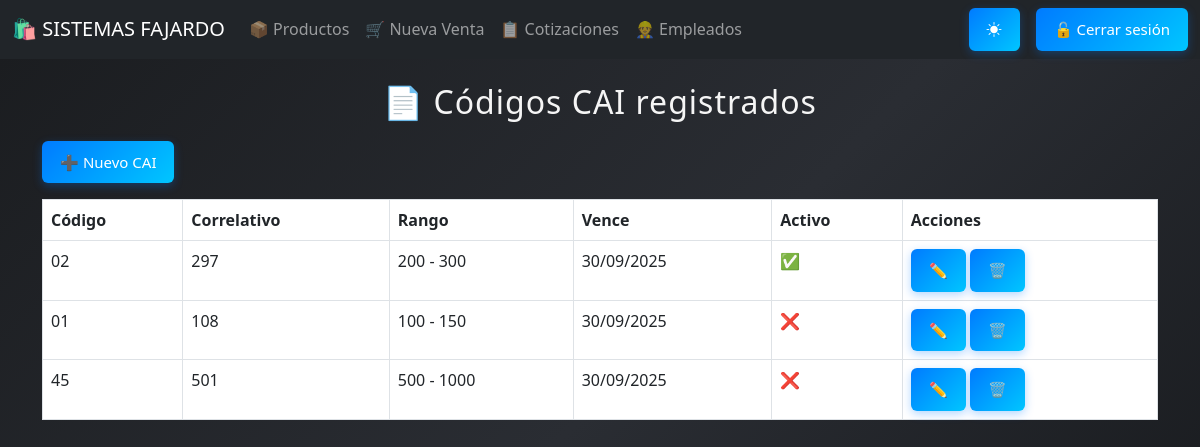
The page /cai/ (signed in) on the database as committed earlier.
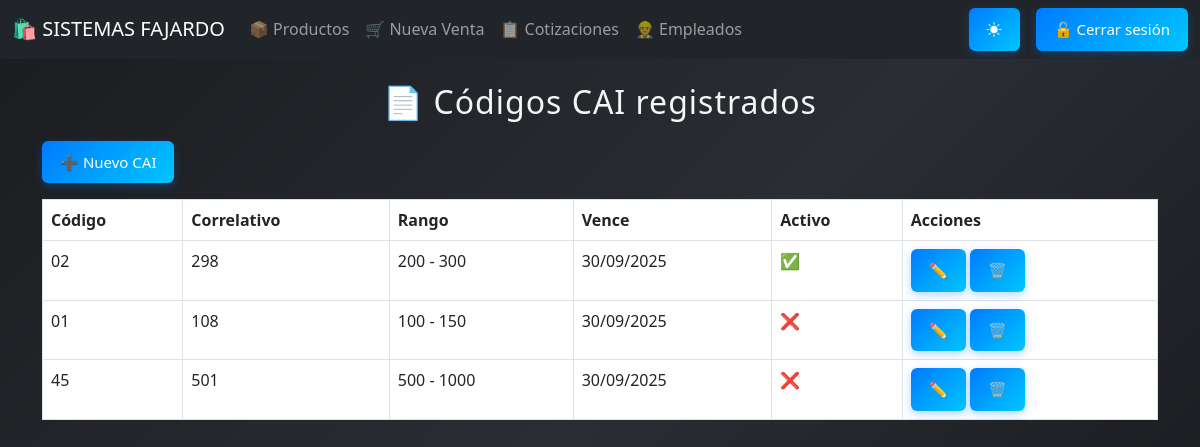
The same page on the database as committed later.
### core/models.py (models this page shows, shortened)
class Cai(models.Model):
    codigo               = models.CharField("Código CAI", max_length=50, unique=True)
    rango_inicial        = models.PositiveIntegerField("Correlativo inicial")
    rango_final          = models.PositiveIntegerField("Correlativo final")
    correlativo_actual   = models.PositiveIntegerField("Siguiente correlativo")
    fecha_limite         = models.DateField("Fecha límite de emisión")
    activo               = models.BooleanField("Activo", default=True)

### core/views.py (the view)
# urls.py: path('cai/', views.listar_cai, name='listar_cai'),
@login_required
@permission_required('core.view_cai')
def listar_cai(request):
    cais = Cai.objects.all().order_by('-activo', 'fecha_limite')
    return render(request, 'cai/listar_cai.html', {'cais': cais})

### core/templates/cai/listar_cai.html (shortened to what this page needs)
{% extends 'base.html' %}
{% block content %}
  <h2>📄 Códigos CAI registrados</h2>
  <a href="{% url 'crear_cai' %}" class="btn btn-success mb-3">➕ Nuevo CAI</a>
  <table class="table table-bordered">
    <thead>
      <tr>
        <th>Código</th>
        <th>Correlativo</th>
        <th>Rango</th>
        <th>Vence</th>
        <th>Activo</th>
        <th>Acciones</th>
      </tr>
    </thead>
    <tbody>
      {% for cai in cais %}
        <tr>
          <td>{{ cai.codigo }}</td>
          <td>{{ cai.correlativo_actual }}</td>
          <td>{{ cai.rango_inicial }} - {{ cai.rango_final }}</td>
          <td>{{ cai.fecha_limite|date:"d/m/Y" }}</td>
          <td>{{ cai.activo|yesno:"✅,❌" }}</td>
          <td>
            <a href="{% url 'editar_cai' cai.id %}" class="btn btn-sm btn-warning">✏️</a>
            <a href="{% url 'eliminar_cai' cai.id %}"
           class="btn btn-sm btn-danger"
           onclick="return confirm('⚠️ ¿Estás seguro que deseas eliminar este CAI? Esta acción no se puede deshacer.')">
           🗑️
            </a>
          </td>
        </tr>
      {% empty %}
        <tr><td colspan="6">No hay CAIs registrados.</td></tr>
      {% endfor %}
    </tbody>
  </table>
{% endblock %}

Rows that differ between the two databases and show on the page:
changed Cai (number 1 of 3 on the later page): correlativo_actual "297" → "298"
